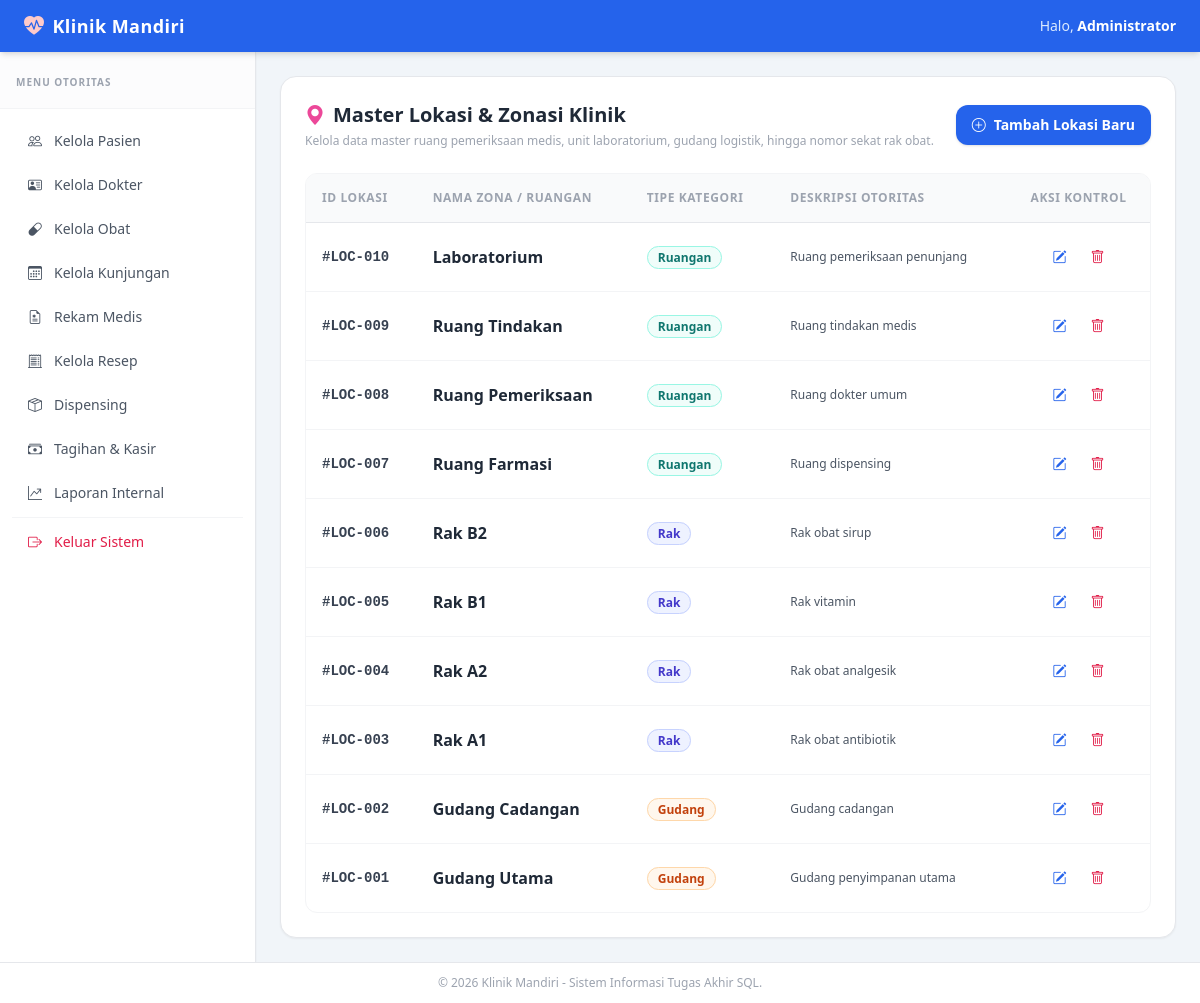
The page /modules/locations/index.php (signed in) on the database its author committed.
### tables this page shows
CREATE TABLE lokasi (
    lokasi_id INT AUTO_INCREMENT PRIMARY KEY,
    nama_lokasi VARCHAR(100) NOT NULL,
    tipe_lokasi VARCHAR(50),
    deskripsi VARCHAR(255)
);

### modules/locations/index.php (the view, shortened to what this page needs)
<?php
require_once __DIR__ . '/../../config/koneksi.php';
$query = "SELECT * FROM lokasi ORDER BY lokasi_id DESC";
$result = mysqli_query($conn, $query);
include __DIR__ . '/../../includes/header.php';
include __DIR__ . '/../../includes/sidebar.php';
?>
<div class="bg-white p-6 rounded-2xl border border-gray-200 shadow-sm">
    <div class="flex flex-col sm:flex-row sm:items-center sm:justify-between gap-4 mb-6">
        <div>
            <h2 class="text-xl font-bold text-gray-800 flex items-center">
                <i class="bi bi-geo-alt-fill text-pink-500 mr-2"></i> Master Lokasi & Zonasi Klinik
            </h2>
            <p class="text-xs text-gray-400 mt-1">Kelola data master ruang pemeriksaan medis, unit laboratorium, gudang logistik, hingga nomor sekat rak obat.</p>
        </div>
        <a href="create.php" class="bg-blue-600 hover:bg-blue-700 text-white text-sm font-semibold py-2.5 px-4 rounded-xl shadow flex items-center justify-center space-x-2 transition self-start sm:self-auto">
            <i class="bi bi-plus-circle"></i>
            <span>Tambah Lokasi Baru</span>
        </a>
    </div>
    <div class="overflow-x-auto rounded-xl border border-gray-100">
        <table class="w-full text-left text-sm border-collapse">
            <thead>
                <tr class="bg-gray-50 border-b border-gray-200 text-xs font-bold text-gray-400 uppercase tracking-wider">
                    <th class="p-4">ID Lokasi</th>
                    <th class="p-4">Nama Zona / Ruangan</th>
                    <th class="p-4">Tipe Kategori</th>
                    <th class="p-4">Deskripsi Otoritas</th>
                    <th class="p-4 text-center">Aksi Kontrol</th>
                </tr>
            </thead>
            <tbody class="divide-y divide-gray-100 text-gray-600">
                <?php if (mysqli_num_rows($result) > 0) : ?>
                    <?php while ($row = mysqli_fetch_assoc($result)) : ?>
                        <tr class="hover:bg-slate-50/80 transition">
                            <td class="p-4 font-mono font-bold text-gray-700">#LOC-<?= str_pad($row['lokasi_id'], 3, '0', STR_PAD_LEFT); ?></td>
                            <td class="p-4 font-bold text-gray-800 text-base"><?= htmlspecialchars($row['nama_lokasi']); ?></td>
                            <td class="p-4">
                                <?php
                                $badgeStyle = 'bg-slate-100 text-slate-700 border-slate-200';
                                if ($row['tipe_lokasi'] === 'Gudang') $badgeStyle = 'bg-orange-50 text-orange-700 border-orange-200';
                                if ($row['tipe_lokasi'] === 'Rak') $badgeStyle = 'bg-indigo-50 text-indigo-700 border-indigo-200';
                                if ($row['tipe_lokasi'] === 'Ruangan') $badgeStyle = 'bg-teal-50 text-teal-700 border-teal-200';
                                ?>
                                <span class="px-2.5 py-0.5 rounded-full text-xs font-semibold border <?= $badgeStyle; ?>">
                                    <?= htmlspecialchars($row['tipe_lokasi']); ?>
                                </span>
                            </td>
                            <td class="p-4 text-xs max-w-xs truncate"><?= htmlspecialchars($row['deskripsi'] ?: '-'); ?></td>
                            <td class="p-4 text-center">
                                <div class="flex items-center justify-center space-x-2">
                                    <a href="edit.php?id=<?= $row['lokasi_id']; ?>" class="text-blue-600 hover:bg-blue-50 p-2 rounded-lg transition" title="Ubah Parameter"><i class="bi bi-pencil-square"></i></a>
                                    <a href="delete.php?id=<?= $row['lokasi_id']; ?>" onclick="return confirm('Apakah Anda yakin ingin menghapus zonasi master lokasi ini?')" class="text-rose-600 hover:bg-rose-50 p-2 rounded-lg transition" title="Hapus"><i class="bi bi-trash"></i></a>
                                </div>
                            </td>
                        </tr>
                    <?php endwhile; ?>
                <?php else : ?>
                    <tr>
                        <td colspan="5" class="p-8 text-center text-gray-400 italic">Data master pemetaan lokasi masih kosong.</td>
                    </tr>
                <?php endif; ?>
            </tbody>
        </table>
    </div>
</div>
<?php include __DIR__ . '/../../includes/footer.php'; ?>

### rows shown on the page
lokasi: lokasi_id "010", nama_lokasi "Laboratorium", tipe_lokasi "Ruangan", deskripsi "Ruang pemeriksaan penunjang"
lokasi: lokasi_id "009", nama_lokasi "Ruang Tindakan", tipe_lokasi "Ruangan", deskripsi "Ruang tindakan medis"
lokasi: lokasi_id "008", nama_lokasi "Ruang Pemeriksaan", tipe_lokasi "Ruangan", deskripsi "Ruang dokter umum"
lokasi: lokasi_id "007", nama_lokasi "Ruang Farmasi", tipe_lokasi "Ruangan", deskripsi "Ruang dispensing"
lokasi: lokasi_id "006", nama_lokasi "Rak B2", tipe_lokasi "Rak", deskripsi "Rak obat sirup"
lokasi: lokasi_id "005", nama_lokasi "Rak B1", tipe_lokasi "Rak", deskripsi "Rak vitamin"
lokasi: lokasi_id "004", nama_lokasi "Rak A2", tipe_lokasi "Rak", deskripsi "Rak obat analgesik"
lokasi: lokasi_id "003", nama_lokasi "Rak A1", tipe_lokasi "Rak", deskripsi "Rak obat antibiotik"
lokasi: lokasi_id "002", nama_lokasi "Gudang Cadangan", tipe_lokasi "Gudang", deskripsi "Gudang cadangan"
lokasi: lokasi_id "001", nama_lokasi "Gudang Utama", tipe_lokasi "Gudang", deskripsi "Gudang penyimpanan utama"

### other values the page prints
$_SESSION['nama'] "Administrator"
